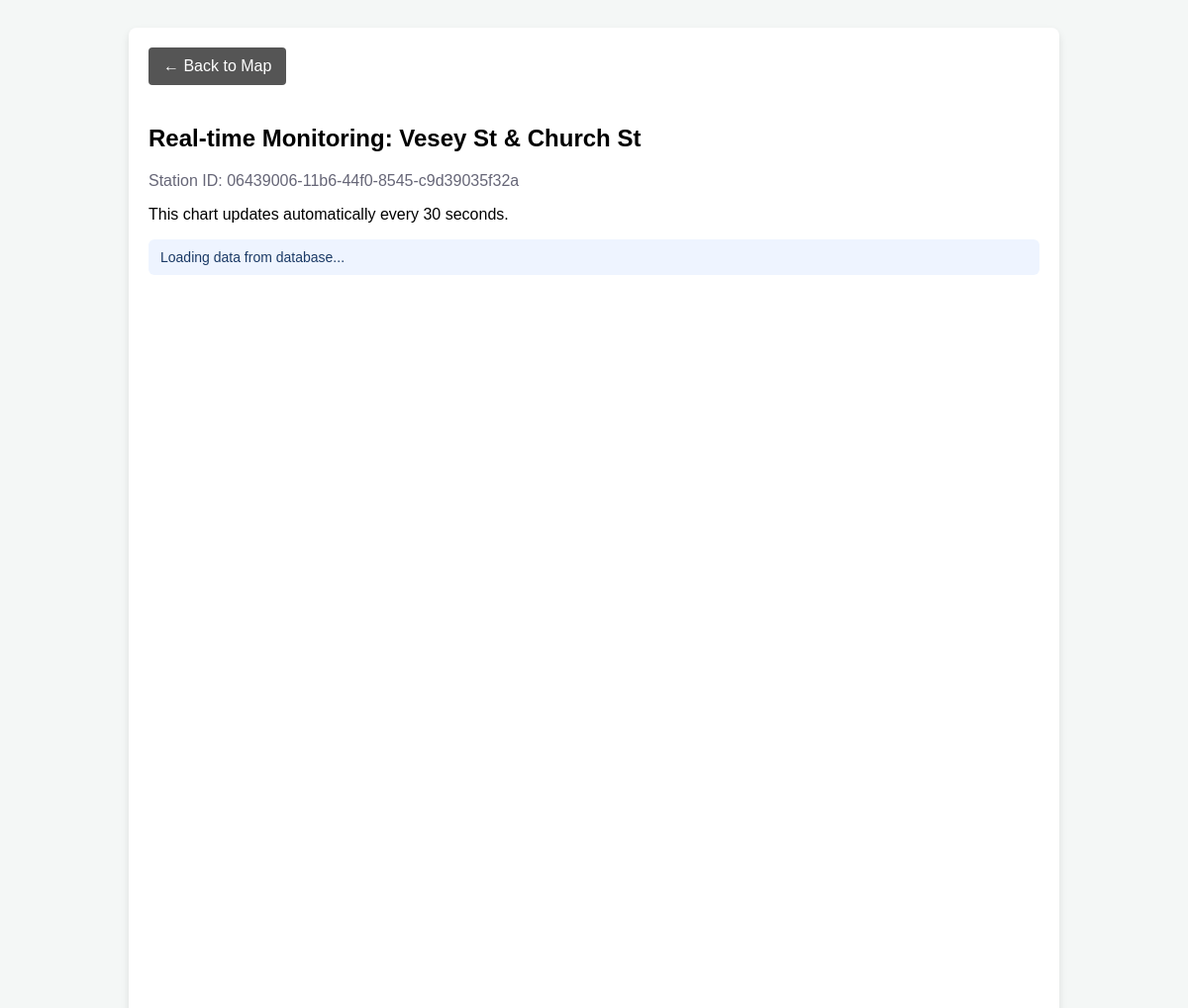
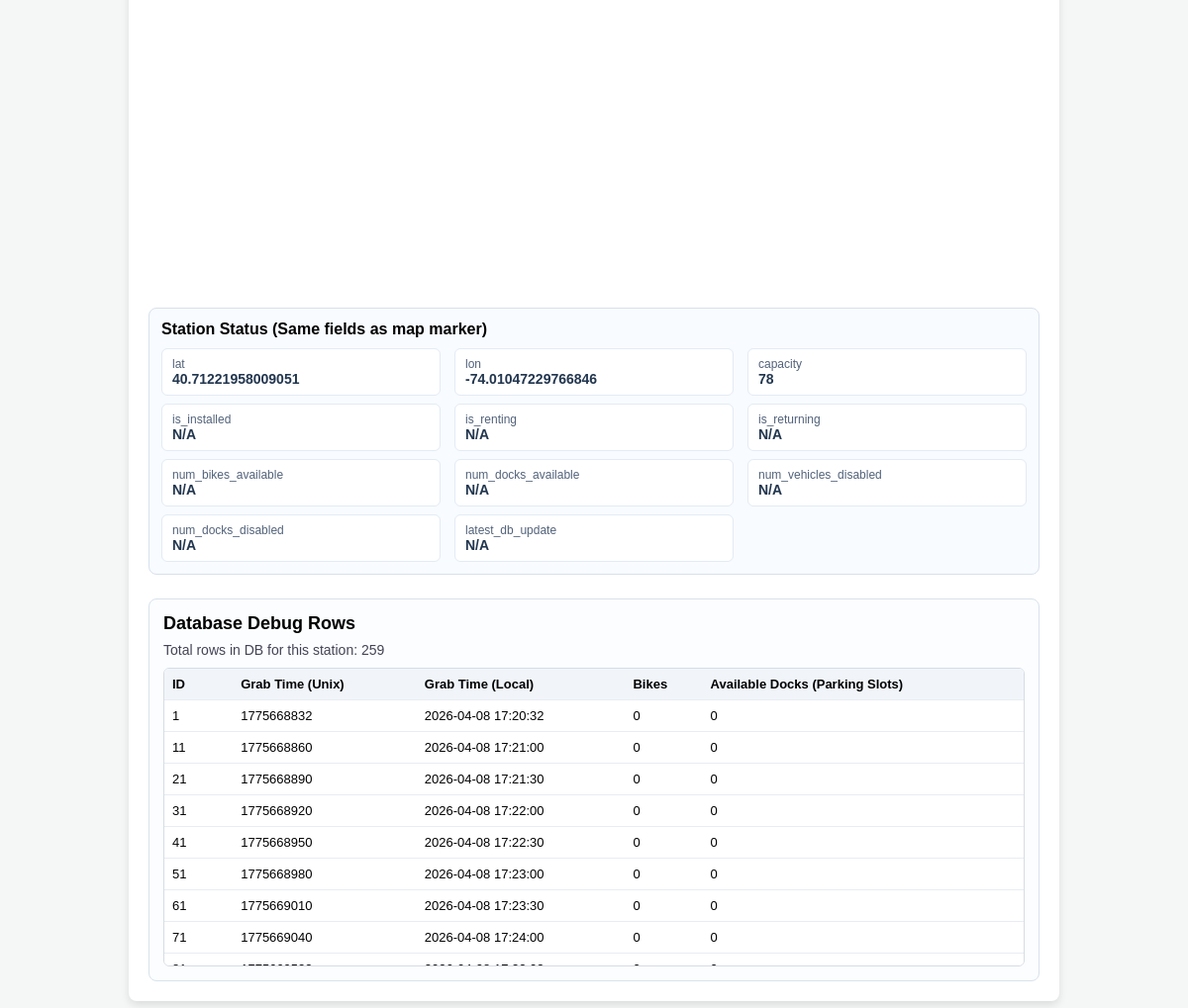
/station/06439006-11b6-44f0-8545-c9d39035f32a, run on the app's committed database (2 pictures, top to bottom).
### tables this page shows
CREATE TABLE Station (
            station_id TEXT PRIMARY KEY,
            name TEXT,
            lat REAL,
            lon REAL,
            capacity INTEGER
        );

CREATE TABLE Status (
            id INTEGER PRIMARY KEY AUTOINCREMENT,
            station_id TEXT,
            num_bikes_available INTEGER,
            num_docks_available INTEGER,
            grab_time INTEGER, is_installed INTEGER, is_renting INTEGER, is_returning INTEGER, num_bikes_disabled INTEGER, num_docks_disabled INTEGER,
            FOREIGN KEY (station_id) REFERENCES Station (station_id)
        );

### app.py (the view)
@app.route("/station/<station_id>")
def station_detail(station_id):
    conn = database.get_db_connection()
    c = conn.cursor()
    c.execute("SELECT name, lat, lon, capacity FROM Station WHERE station_id = ?", (station_id,))
    station_row = c.fetchone()
    station_name = station_row["name"] if station_row else station_id
    station_lat = station_row["lat"] if station_row else None
    station_lon = station_row["lon"] if station_row else None
    station_capacity = station_row["capacity"] if station_row else None
    c.execute(
        """
        SELECT
            is_installed,
            is_renting,
            is_returning,
            num_bikes_available,
            num_docks_available,
            num_bikes_disabled,
            num_docks_disabled,
            grab_time
        FROM Status
        WHERE station_id = ?
        ORDER BY id DESC
        LIMIT 1
        """,
        (station_id,),
    )
    latest_row = c.fetchone()
    c.execute(
        """
        SELECT id, station_id, num_bikes_available, num_docks_available, grab_time
        FROM Status
        WHERE station_id = ?
        ORDER BY grab_time ASC, id ASC
        """,
        (station_id,),
    )
    rows = c.fetchall()
    conn.close()
    initial_debug_rows = []
    for row in rows:
        initial_debug_rows.append(
            {
                "id": row["id"],
                "station_id": row["station_id"],
                "num_bikes_available": row["num_bikes_available"],
                "num_docks_available": row["num_docks_available"],
                "grab_time": row["grab_time"],
                "local_time": datetime.fromtimestamp(row["grab_time"]).strftime("%Y-%m-%d %H:%M:%S"),
            }
        )
    initial_latest_status = {
        "is_installed": bool(latest_row["is_installed"]) if latest_row and latest_row["is_installed"] is not None else None,
        "is_renting": bool(latest_row["is_renting"]) if latest_row and latest_row["is_renting"] is not None else None,
        "is_returning": bool(latest_row["is_returning"]) if latest_row and latest_row["is_returning"] is not None else None,
        "num_bikes_available": latest_row["num_bikes_available"] if latest_row else None,
        "num_docks_available": latest_row["num_docks_available"] if latest_row else None,
        "num_vehicles_disabled": latest_row["num_bikes_disabled"] if latest_row else None,
        "num_docks_disabled": latest_row["num_docks_disabled"] if latest_row else None,
        "latest_grab_time": latest_row["grab_time"] if latest_row else None,
    }
    return render_template(
        "station.html",
        station_id=station_id,
        station_name=station_name,
        station_lat=station_lat,
        station_lon=station_lon,
        station_capacity=station_capacity,
        initial_latest_status=initial_latest_status,
        initial_debug_rows=initial_debug_rows,
    )

### database.py (called while the page is built)
def get_db_connection():
    conn = sqlite3.connect(DB_NAME, check_same_thread=False)
    conn.row_factory = sqlite3.Row
    return conn

### templates/station.html (shortened to what this page needs)
<!DOCTYPE html>
<html lang="en">
<head>
</head>
<body>
    <div class="container">
        <a href="/" class="nav-btn">&larr; Back to Map</a>
        <h2>Real-time Monitoring: {{ station_name }}</h2>
        <p style="margin-top: 0; color: #667;">Station ID: {{ station_id }}</p>
        <p>This chart updates automatically every 30 seconds.</p>
        <div id="status-message">Loading data from database...</div>
        <div id="chart-container" style="min-width:400px; height:500px"></div>
        <div id="chart-docks-container" style="min-width:400px; height:500px; margin-top: 20px;"></div>
        <div class="status-card">
            <h3 class="status-title">Station Status (Same fields as map marker)</h3>
            <div class="status-grid">
                <div class="status-item"><span class="status-label">lat</span><span class="status-value" id="status-lat">{{ station_lat if station_lat is not none else 'N/A' }}</span></div>
                <div class="status-item"><span class="status-label">lon</span><span class="status-value" id="status-lon">{{ station_lon if station_lon is not none else 'N/A' }}</span></div>
                <div class="status-item"><span class="status-label">capacity</span><span class="status-value" id="status-capacity">{{ station_capacity if station_capacity is not none else 'N/A' }}</span></div>
                <div class="status-item"><span class="status-label">is_installed</span><span class="status-value" id="status-is-installed">N/A</span></div>
                <div class="status-item"><span class="status-label">is_renting</span><span class="status-value" id="status-is-renting">N/A</span></div>
                <div class="status-item"><span class="status-label">is_returning</span><span class="status-value" id="status-is-returning">N/A</span></div>
                <div class="status-item"><span class="status-label">num_bikes_available</span><span class="status-value" id="status-bikes">N/A</span></div>
                <div class="status-item"><span class="status-label">num_docks_available</span><span class="status-value" id="status-docks">N/A</span></div>
                <div class="status-item"><span class="status-label">num_vehicles_disabled</span><span class="status-value" id="status-vehicles-disabled">N/A</span></div>
                <div class="status-item"><span class="status-label">num_docks_disabled</span><span class="status-value" id="status-docks-disabled">N/A</span></div>
                <div class="status-item"><span class="status-label">latest_db_update</span><span class="status-value" id="status-latest-time">N/A</span></div>
            </div>
        </div>
        <div class="debug-box">
            <h3 class="debug-title">Database Debug Rows</h3>
            <div class="debug-summary" id="debug-summary">Total rows in DB for this station: {{ initial_debug_rows|length }}</div>
            <div class="debug-table-wrap" id="debug-table-wrap" {% if initial_debug_rows|length == 0 %}style="display:none;"{% endif %}>
                <table>
                    <thead>
                        <tr>
                            <th>ID</th>
                            <th>Grab Time (Unix)</th>
                            <th>Grab Time (Local)</th>
                            <th>Bikes</th>
                            <th>Available Docks (Parking Slots)</th>
                        </tr>
                    </thead>
                    <tbody id="debug-tbody">
                        {% for row in initial_debug_rows %}
                        <tr>
                            <td>{{ row.id }}</td>
                            <td>{{ row.grab_time }}</td>
                            <td>{{ row.local_time }}</td>
                            <td>{{ row.num_bikes_available }}</td>
                            <td>{{ row.num_docks_available }}</td>
                        </tr>
                        {% endfor %}
                    </tbody>
                </table>
            </div>
        </div>
    </div>
</body>
</html>

### templates/station.html (style rules this page uses)
body { font-family: Arial, sans-serif; padding: 20px; background-color: #f4f7f6; }
.container { max-width: 900px; margin: auto; background: white; padding: 20px; border-radius: 8px; box-shadow: 0 4px 8px rgba(0,0,0,0.1); }
.nav-btn { display: inline-block; padding: 10px 15px; background: #555; color: white; text-decoration: none; border-radius: 4px; margin-bottom: 20px; }
#status-message { margin-bottom: 14px; padding: 10px 12px; border-radius: 6px; background: #eef4ff; color: #1b3a66; font-size: 14px; }
.status-card { margin-top: 18px; margin-bottom: 18px; border: 1px solid #d8e1ec; border-radius: 8px; background: #f8fbff; padding: 12px; }
.status-title { margin: 0 0 10px 0; font-size: 16px; }
.status-grid { display: grid; grid-template-columns: repeat(auto-fit, minmax(210px, 1fr)); gap: 8px 14px; font-size: 14px; }
.status-item { background: #fff; border: 1px solid #e3ebf5; border-radius: 6px; padding: 8px 10px; }
.status-label { color: #52627a; font-size: 12px; display: block; }
.status-value { font-weight: bold; color: #22364f; }
.debug-box { margin-top: 24px; border: 1px solid #d9e2ec; border-radius: 8px; padding: 14px; background: #fbfdff; }
.debug-title { margin: 0 0 8px 0; font-size: 18px; }
.debug-summary { font-size: 14px; color: #445; margin-bottom: 10px; }
.debug-table-wrap { max-height: 300px; overflow: auto; border: 1px solid #d6dce5; border-radius: 6px; background: #fff; }
table { width: 100%; border-collapse: collapse; font-size: 13px; }
th, td { border-bottom: 1px solid #e8edf3; text-align: left; padding: 8px; }
th { position: sticky; top: 0; background: #f1f5fa; z-index: 1; }

### data on the page
Station: name "Vesey St & Church St", lat "40.71221958009051", lon "-74.01047229766846"
Status: id "1", grab_time "1775668832", local_time "2026-04-08 17:20:32", num_bikes_available "0", num_docks_available "0"
Status: id "11", grab_time "1775668860", local_time "2026-04-08 17:21:00", num_bikes_available "0", num_docks_available "0"
Status: id "21", grab_time "1775668890", local_time "2026-04-08 17:21:30", num_bikes_available "0", num_docks_available "0"
Status: id "31", grab_time "1775668920", local_time "2026-04-08 17:22:00", num_bikes_available "0", num_docks_available "0"
Status: id "41", grab_time "1775668950", local_time "2026-04-08 17:22:30", num_bikes_available "0", num_docks_available "0"
Status: id "51", grab_time "1775668980", local_time "2026-04-08 17:23:00", num_bikes_available "0", num_docks_available "0"
Status: id "61", grab_time "1775669010", local_time "2026-04-08 17:23:30", num_bikes_available "0", num_docks_available "0"
Status: id "71", grab_time "1775669040", local_time "2026-04-08 17:24:00", num_bikes_available "0", num_docks_available "0"

### other printed values
{{ station_id }} "06439006-11b6-44f0-8545-c9d39035f32a"
{{ station_capacity if station_capacity is not none else 'N/A' }} "78"
{{ initial_debug_rows|length }} "259"
